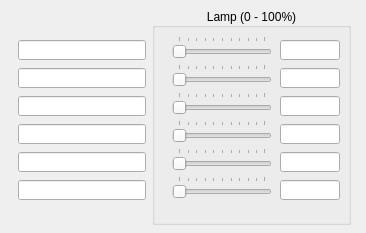
<?xml version="1.0" encoding="UTF-8"?>
<ui version="4.0">
 <class>Form</class>
 <widget class="QWidget" name="Form">
  <property name="geometry">
   <rect>
    <x>0</x>
    <y>0</y>
    <width>366</width>
    <height>233</height>
   </rect>
  </property>
  <property name="windowTitle">
   <string>Form</string>
  </property>
  <widget class="QGroupBox" name="groupBox">
   <property name="geometry">
    <rect>
     <x>152</x>
     <y>8</y>
     <width>199</width>
     <height>217</height>
    </rect>
   </property>
   <property name="title">
    <string>Lamp (0 - 100%)</string>
   </property>
   <property name="alignment">
    <set>Qt::AlignCenter</set>
   </property>
   <widget class="QESlider" name="qeslider">
    <property name="geometry">
     <rect>
      <x>20</x>
      <y>28</y>
      <width>100</width>
      <height>24</height>
     </rect>
    </property>
    <property name="orientation">
     <enum>Qt::Horizontal</enum>
    </property>
    <property name="tickPosition">
     <enum>QSlider::TicksAbove</enum>
    </property>
    <property name="tickInterval">
     <number>10</number>
    </property>
    <property name="variable" stdset="0">
     <string>$(P):AO:$(M)-$(N):PC:CH7</string>
    </property>
    <property name="variableSubstitutions" stdset="0">
     <string>P=$(P),M=$(M),N=$(N)</string>
    </property>
    <property name="displayAlarmStateOption" stdset="0">
     <enum>QESlider::Never</enum>
    </property>
   </widget>
   <widget class="QESlider" name="qeslider_2">
    <property name="geometry">
     <rect>
      <x>20</x>
      <y>56</y>
      <width>100</width>
      <height>24</height>
     </rect>
    </property>
    <property name="orientation">
     <enum>Qt::Horizontal</enum>
    </property>
    <property name="tickPosition">
     <enum>QSlider::TicksAbove</enum>
    </property>
    <property name="tickInterval">
     <number>10</number>
    </property>
    <property name="variable" stdset="0">
     <string>$(P):AO:$(M)-$(N):PC:CH8</string>
    </property>
    <property name="variableSubstitutions" stdset="0">
     <string>P=$(P),M=$(M),N=$(N)</string>
    </property>
    <property name="displayAlarmStateOption" stdset="0">
     <enum>QESlider::Never</enum>
    </property>
   </widget>
   <widget class="QESlider" name="qeslider_3">
    <property name="geometry">
     <rect>
      <x>20</x>
      <y>84</y>
      <width>100</width>
      <height>24</height>
     </rect>
    </property>
    <property name="orientation">
     <enum>Qt::Horizontal</enum>
    </property>
    <property name="tickPosition">
     <enum>QSlider::TicksAbove</enum>
    </property>
    <property name="tickInterval">
     <number>10</number>
    </property>
    <property name="variable" stdset="0">
     <string>$(P):AO:$(M)-$(N):PC:CH9</string>
    </property>
    <property name="variableSubstitutions" stdset="0">
     <string>P=$(P),M=$(M),N=$(N)</string>
    </property>
    <property name="displayAlarmStateOption" stdset="0">
     <enum>QESlider::Never</enum>
    </property>
   </widget>
   <widget class="QESlider" name="qeslider_4">
    <property name="geometry">
     <rect>
      <x>20</x>
      <y>168</y>
      <width>100</width>
      <height>24</height>
     </rect>
    </property>
    <property name="orientation">
     <enum>Qt::Horizontal</enum>
    </property>
    <property name="tickPosition">
     <enum>QSlider::TicksAbove</enum>
    </property>
    <property name="tickInterval">
     <number>10</number>
    </property>
    <property name="variable" stdset="0">
     <string>$(P):AO:$(M)-$(N):PC:CH12</string>
    </property>
    <property name="variableSubstitutions" stdset="0">
     <string>P=$(P),M=$(M),N=$(N)</string>
    </property>
    <property name="displayAlarmStateOption" stdset="0">
     <enum>QESlider::Never</enum>
    </property>
   </widget>
   <widget class="QESlider" name="qeslider_5">
    <property name="geometry">
     <rect>
      <x>20</x>
      <y>140</y>
      <width>100</width>
      <height>24</height>
     </rect>
    </property>
    <property name="orientation">
     <enum>Qt::Horizontal</enum>
    </property>
    <property name="tickPosition">
     <enum>QSlider::TicksAbove</enum>
    </property>
    <property name="tickInterval">
     <number>10</number>
    </property>
    <property name="variable" stdset="0">
     <string>$(P):AO:$(M)-$(N):PC:CH11</string>
    </property>
    <property name="variableSubstitutions" stdset="0">
     <string>P=$(P),M=$(M),N=$(N)</string>
    </property>
    <property name="displayAlarmStateOption" stdset="0">
     <enum>QESlider::Never</enum>
    </property>
   </widget>
   <widget class="QESlider" name="qeslider_6">
    <property name="geometry">
     <rect>
      <x>20</x>
      <y>112</y>
      <width>100</width>
      <height>24</height>
     </rect>
    </property>
    <property name="orientation">
     <enum>Qt::Horizontal</enum>
    </property>
    <property name="tickPosition">
     <enum>QSlider::TicksAbove</enum>
    </property>
    <property name="tickInterval">
     <number>10</number>
    </property>
    <property name="variable" stdset="0">
     <string>$(P):AO:$(M)-$(N):PC:CH10</string>
    </property>
    <property name="variableSubstitutions" stdset="0">
     <string>P=$(P),M=$(M),N=$(N)</string>
    </property>
    <property name="displayAlarmStateOption" stdset="0">
     <enum>QESlider::Never</enum>
    </property>
   </widget>
   <widget class="QELineEdit" name="qelineedit">
    <property name="geometry">
     <rect>
      <x>128</x>
      <y>32</y>
      <width>60</width>
      <height>20</height>
     </rect>
    </property>
    <property name="variable" stdset="0">
     <string>$(P):AO:$(M)-$(N):PC:CH7</string>
    </property>
    <property name="variableSubstitutions" stdset="0">
     <string>P=$(P),M=$(M),N=$(N)</string>
    </property>
    <property name="displayAlarmStateOption" stdset="0">
     <enum>QEGenericEdit::Never</enum>
    </property>
   </widget>
   <widget class="QELineEdit" name="qelineedit_2">
    <property name="geometry">
     <rect>
      <x>128</x>
      <y>60</y>
      <width>60</width>
      <height>20</height>
     </rect>
    </property>
    <property name="variable" stdset="0">
     <string>$(P):AO:$(M)-$(N):PC:CH8</string>
    </property>
    <property name="variableSubstitutions" stdset="0">
     <string>P=$(P),M=$(M),N=$(N)</string>
    </property>
    <property name="displayAlarmStateOption" stdset="0">
     <enum>QEGenericEdit::Never</enum>
    </property>
   </widget>
   <widget class="QELineEdit" name="qelineedit_3">
    <property name="geometry">
     <rect>
      <x>128</x>
      <y>88</y>
      <width>60</width>
      <height>20</height>
     </rect>
    </property>
    <property name="variable" stdset="0">
     <string>$(P):AO:$(M)-$(N):PC:CH9</string>
    </property>
    <property name="variableSubstitutions" stdset="0">
     <string>P=$(P),M=$(M),N=$(N)</string>
    </property>
    <property name="displayAlarmStateOption" stdset="0">
     <enum>QEGenericEdit::Never</enum>
    </property>
   </widget>
   <widget class="QELineEdit" name="qelineedit_4">
    <property name="geometry">
     <rect>
      <x>128</x>
      <y>116</y>
      <width>60</width>
      <height>20</height>
     </rect>
    </property>
    <property name="variable" stdset="0">
     <string>$(P):AO:$(M)-$(N):PC:CH10</string>
    </property>
    <property name="variableSubstitutions" stdset="0">
     <string>P=$(P),M=$(M),N=$(N)</string>
    </property>
    <property name="displayAlarmStateOption" stdset="0">
     <enum>QEGenericEdit::Never</enum>
    </property>
   </widget>
   <widget class="QELineEdit" name="qelineedit_5">
    <property name="geometry">
     <rect>
      <x>128</x>
      <y>144</y>
      <width>60</width>
      <height>20</height>
     </rect>
    </property>
    <property name="variable" stdset="0">
     <string>$(P):AO:$(M)-$(N):PC:CH11</string>
    </property>
    <property name="variableSubstitutions" stdset="0">
     <string>P=$(P),M=$(M),N=$(N)</string>
    </property>
    <property name="displayAlarmStateOption" stdset="0">
     <enum>QEGenericEdit::Never</enum>
    </property>
   </widget>
   <widget class="QELineEdit" name="qelineedit_6">
    <property name="geometry">
     <rect>
      <x>128</x>
      <y>172</y>
      <width>60</width>
      <height>20</height>
     </rect>
    </property>
    <property name="variable" stdset="0">
     <string>$(P):AO:$(M)-$(N):PC:CH12</string>
    </property>
    <property name="variableSubstitutions" stdset="0">
     <string>P=$(P),M=$(M),N=$(N)</string>
    </property>
    <property name="displayAlarmStateOption" stdset="0">
     <enum>QEGenericEdit::Never</enum>
    </property>
   </widget>
  </widget>
  <widget class="QELineEdit" name="qelineedit_7">
   <property name="geometry">
    <rect>
     <x>18</x>
     <y>40</y>
     <width>128</width>
     <height>20</height>
    </rect>
   </property>
   <property name="font">
    <font>
     <pointsize>10</pointsize>
    </font>
   </property>
   <property name="alignment">
    <set>Qt::AlignRight|Qt::AlignTrailing|Qt::AlignVCenter</set>
   </property>
   <property name="variable" stdset="0">
    <string>$(P):AO:$(M)-$(N):PC:CH7.DESC</string>
   </property>
   <property name="variableSubstitutions" stdset="0">
    <string>P=$(P),M=$(M),N=$(N)</string>
   </property>
   <property name="displayAlarmStateOption" stdset="0">
    <enum>QEGenericEdit::Never</enum>
   </property>
  </widget>
  <widget class="QELineEdit" name="qelineedit_8">
   <property name="geometry">
    <rect>
     <x>18</x>
     <y>68</y>
     <width>128</width>
     <height>20</height>
    </rect>
   </property>
   <property name="font">
    <font>
     <pointsize>10</pointsize>
    </font>
   </property>
   <property name="alignment">
    <set>Qt::AlignRight|Qt::AlignTrailing|Qt::AlignVCenter</set>
   </property>
   <property name="variable" stdset="0">
    <string>$(P):AO:$(M)-$(N):PC:CH8.DESC</string>
   </property>
   <property name="variableSubstitutions" stdset="0">
    <string>P=$(P),M=$(M),N=$(N)</string>
   </property>
   <property name="displayAlarmStateOption" stdset="0">
    <enum>QEGenericEdit::Never</enum>
   </property>
  </widget>
  <widget class="QELineEdit" name="qelineedit_9">
   <property name="geometry">
    <rect>
     <x>18</x>
     <y>96</y>
     <width>128</width>
     <height>20</height>
    </rect>
   </property>
   <property name="font">
    <font>
     <pointsize>10</pointsize>
    </font>
   </property>
   <property name="alignment">
    <set>Qt::AlignRight|Qt::AlignTrailing|Qt::AlignVCenter</set>
   </property>
   <property name="variable" stdset="0">
    <string>$(P):AO:$(M)-$(N):PC:CH9.DESC</string>
   </property>
   <property name="variableSubstitutions" stdset="0">
    <string>P=$(P),M=$(M),N=$(N)</string>
   </property>
   <property name="displayAlarmStateOption" stdset="0">
    <enum>QEGenericEdit::Never</enum>
   </property>
  </widget>
  <widget class="QELineEdit" name="qelineedit_10">
   <property name="geometry">
    <rect>
     <x>18</x>
     <y>124</y>
     <width>128</width>
     <height>20</height>
    </rect>
   </property>
   <property name="font">
    <font>
     <pointsize>10</pointsize>
    </font>
   </property>
   <property name="alignment">
    <set>Qt::AlignRight|Qt::AlignTrailing|Qt::AlignVCenter</set>
   </property>
   <property name="variable" stdset="0">
    <string>$(P):AO:$(M)-$(N):PC:CH10.DESC</string>
   </property>
   <property name="variableSubstitutions" stdset="0">
    <string>P=$(P),M=$(M),N=$(N)</string>
   </property>
   <property name="displayAlarmStateOption" stdset="0">
    <enum>QEGenericEdit::Never</enum>
   </property>
  </widget>
  <widget class="QELineEdit" name="qelineedit_11">
   <property name="geometry">
    <rect>
     <x>18</x>
     <y>152</y>
     <width>128</width>
     <height>20</height>
    </rect>
   </property>
   <property name="font">
    <font>
     <pointsize>10</pointsize>
    </font>
   </property>
   <property name="alignment">
    <set>Qt::AlignRight|Qt::AlignTrailing|Qt::AlignVCenter</set>
   </property>
   <property name="variable" stdset="0">
    <string>$(P):AO:$(M)-$(N):PC:CH11.DESC</string>
   </property>
   <property name="variableSubstitutions" stdset="0">
    <string>P=$(P),M=$(M),N=$(N)</string>
   </property>
   <property name="displayAlarmStateOption" stdset="0">
    <enum>QEGenericEdit::Never</enum>
   </property>
  </widget>
  <widget class="QELineEdit" name="qelineedit_12">
   <property name="geometry">
    <rect>
     <x>18</x>
     <y>180</y>
     <width>128</width>
     <height>20</height>
    </rect>
   </property>
   <property name="font">
    <font>
     <pointsize>10</pointsize>
    </font>
   </property>
   <property name="alignment">
    <set>Qt::AlignRight|Qt::AlignTrailing|Qt::AlignVCenter</set>
   </property>
   <property name="variable" stdset="0">
    <string>$(P):AO:$(M)-$(N):PC:CH12.DESC</string>
   </property>
   <property name="variableSubstitutions" stdset="0">
    <string>P=$(P),M=$(M),N=$(N)</string>
   </property>
   <property name="displayAlarmStateOption" stdset="0">
    <enum>QEGenericEdit::Never</enum>
   </property>
  </widget>
 </widget>
 <customwidgets>
  <customwidget>
   <class>QELineEdit</class>
   <extends>QLineEdit</extends>
   <header>QELineEdit.h</header>
  </customwidget>
  <customwidget>
   <class>QESlider</class>
   <extends>QSlider</extends>
   <header>QESlider.h</header>
  </customwidget>
 </customwidgets>
 <resources/>
 <connections/>
</ui>
